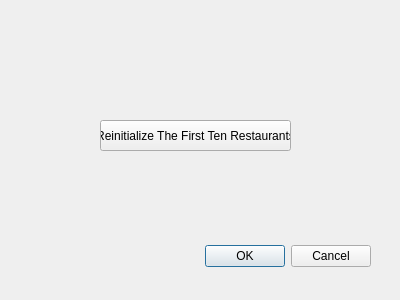
<?xml version="1.0" encoding="UTF-8"?>
<ui version="4.0">
 <class>ReinitializeFirstTen</class>
 <widget class="QDialog" name="ReinitializeFirstTen">
  <property name="geometry">
   <rect>
    <x>0</x>
    <y>0</y>
    <width>400</width>
    <height>300</height>
   </rect>
  </property>
  <property name="windowTitle">
   <string>Dialog</string>
  </property>
  <widget class="QDialogButtonBox" name="buttonBox">
   <property name="geometry">
    <rect>
     <x>30</x>
     <y>240</y>
     <width>341</width>
     <height>32</height>
    </rect>
   </property>
   <property name="orientation">
    <enum>Qt::Horizontal</enum>
   </property>
   <property name="standardButtons">
    <set>QDialogButtonBox::Cancel|QDialogButtonBox::Ok</set>
   </property>
  </widget>
  <widget class="QPushButton" name="pushButton">
   <property name="geometry">
    <rect>
     <x>100</x>
     <y>120</y>
     <width>191</width>
     <height>31</height>
    </rect>
   </property>
   <property name="text">
    <string>Reinitialize The First Ten Restaurants</string>
   </property>
  </widget>
 </widget>
 <resources/>
 <connections>
  <connection>
   <sender>buttonBox</sender>
   <signal>accepted()</signal>
   <receiver>ReinitializeFirstTen</receiver>
   <slot>accept()</slot>
   <hints>
    <hint type="sourcelabel">
     <x>248</x>
     <y>254</y>
    </hint>
    <hint type="destinationlabel">
     <x>157</x>
     <y>274</y>
    </hint>
   </hints>
  </connection>
  <connection>
   <sender>buttonBox</sender>
   <signal>rejected()</signal>
   <receiver>ReinitializeFirstTen</receiver>
   <slot>reject()</slot>
   <hints>
    <hint type="sourcelabel">
     <x>316</x>
     <y>260</y>
    </hint>
    <hint type="destinationlabel">
     <x>286</x>
     <y>274</y>
    </hint>
   </hints>
  </connection>
 </connections>
</ui>
